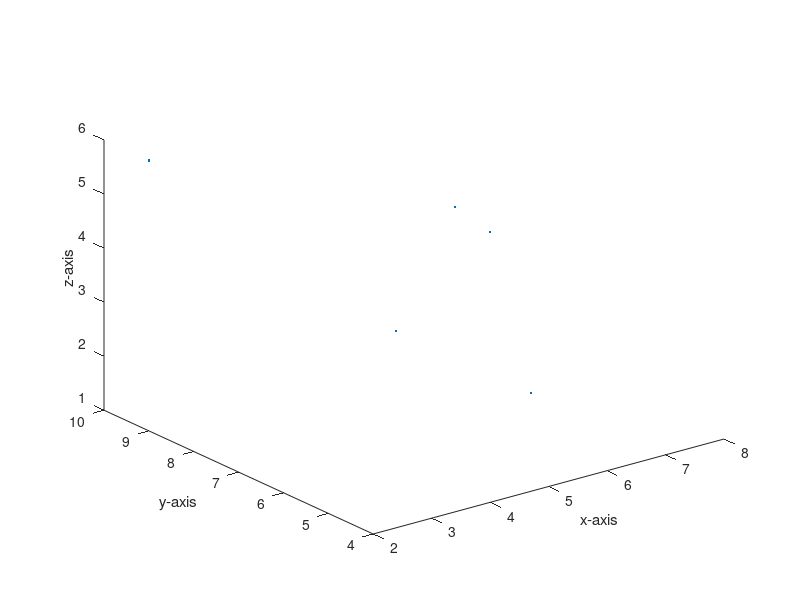

Recreate this plot in MATLAB. (Note: this script raises an error after producing the figure.)
handle.a = axes;
% generate random x,y,z values
handle.x = randi([1 10],1,5);
handle.y = randi([1 10],1,5);
handle.z = randi([1 10],1,5);
% plot in 3D
handle.p = plot3(handle.x,handle.y,handle.z,'.');
xlabel('x-axis');
ylabel('y-axis');
zlabel('z-axis');

% add callback when point on plot object 'handle.p' is selected
% 'click' is the callback function being called when user clicks a point on plot
handle.p.ButtonDownFcn= {@click,handle};



% definition of click
function click(obj,eventData,handle)
    % co-ordinates of the current selected point
    Pt = handle.a.CurrentPoint(2,:);
    % find point closest to selected point on the plot
    for k = 1:5
        arr = [handle.x(k) handle.y(k) handle.z(k);Pt];
        distArr(k) = pdist(arr,'euclidean');
    end
    [~,idx] = min(distArr);
    
    %disp(idx)
    %data.lista(end+1,1)=idx
    writematrix(idx,'puntos.csv','WriteMode', 'append','Delimiter','comma');
    %saveData(lista,idx);
    %lista(end+1,1)=idx;
    % display the selected point on plot
    %disp([handle.x(idx) handle.y(idx) handle.z(idx)]);
end